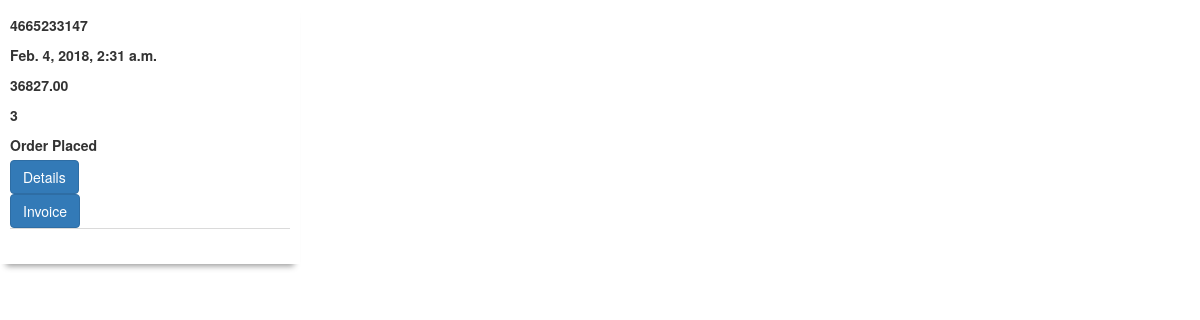
Page /myorders/ (signed in) on the earlier database version.
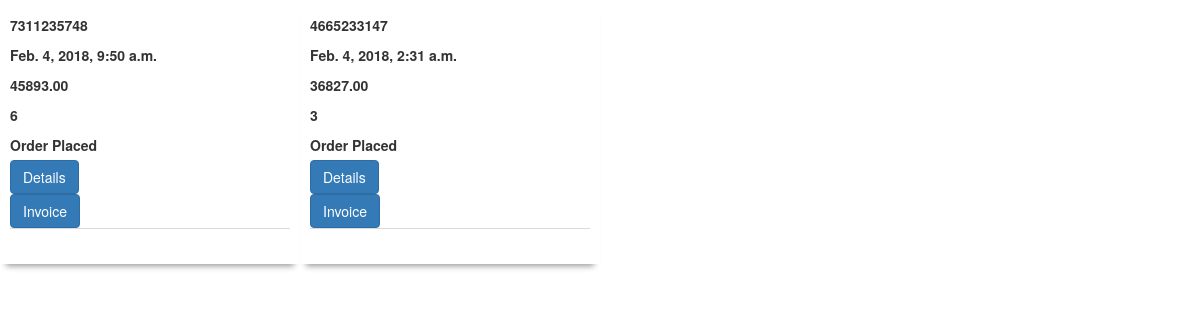
Same page on the later database version.
### myorders/models.py (models this page shows, shortened)
class Order(models.Model):
	cart = models.ManyToManyField(Cart,blank=True)
	bill = models.CharField(max_length=50,null=False)
	customer = models.ForeignKey("user_panel.Customer",on_delete=models.CASCADE,null=True,default=1)
	grand_total = models.DecimalField(null=True,decimal_places=2,max_digits=50)
	modified = models.DateTimeField(auto_now=True, auto_now_add=False)
	created = models.DateTimeField(auto_now=False, auto_now_add=True)
	status = models.IntegerField(null=True,default=0)
	bill_generated = models.BooleanField(default=False)

### myorders/views.py (the view)
def index(request):
	orders = Order.objects.filter(customer__user_id=request.user.id)
	yourorder = orders.order_by('-created')
	return render(request,'myorders/index.html',{ "orders":yourorder })

### templates/myorders/index.html (shortened to what this page needs)
<!DOCTYPE html>
<html>
<head>
    <link href="https://maxcdn.bootstrapcdn.com/bootstrap/3.3.7/css/bootstrap.min.css" rel="stylesheet">
</head>
<body>
{% for p in orders %}
<div class="col-md-3 column productbox">
    <div class="producttitle">{{p.bill}}</div>
    <div class="producttitle">{{p.created}}</div>
        <div class="producttitle">{{p.grand_total}}</div>
         <div class="producttitle">{{p.cart.count}}</div>
         {% if p.status == 0 %}
         <div class="producttitle">Order Placed</div>
         {%endif%}
         <div><a href="{%url 'myorders:detail' p.bill %}" class="btn btn-primary">Details</a></div>
         <div><a href="{%url 'myorders:invoice' p.bill %}" class="btn btn-primary">Invoice</a></div>
    <div class="productprice">
        <br>
   </div>
 </div>
{% endfor %}
</body>
</html>

Differences in the rows shown:
added Order: bill "7311235748", created "Feb. 4, 2018, 9:50 a.m.", grand_total "45893.00", cart.count "6", status "Order Placed"
